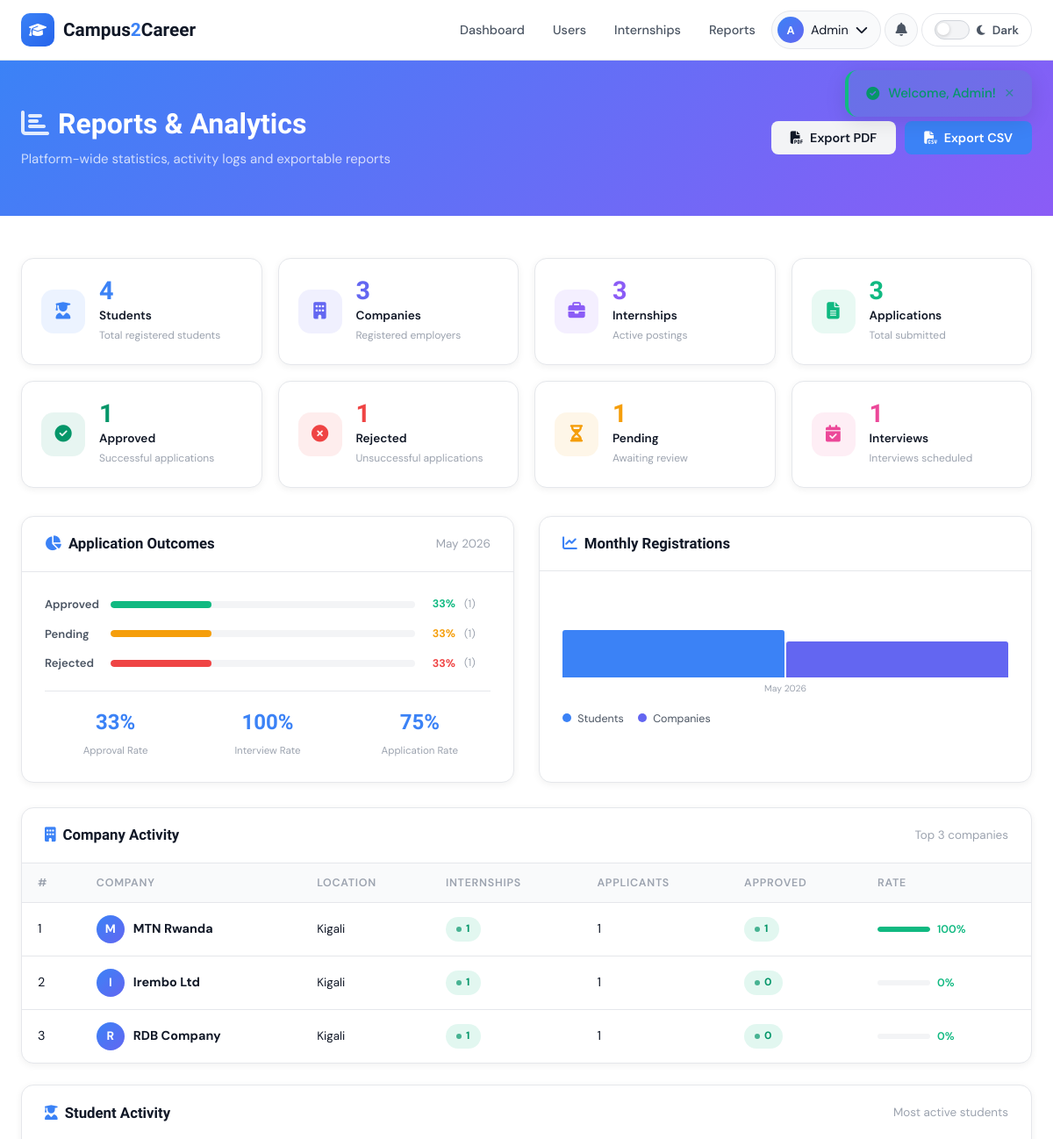
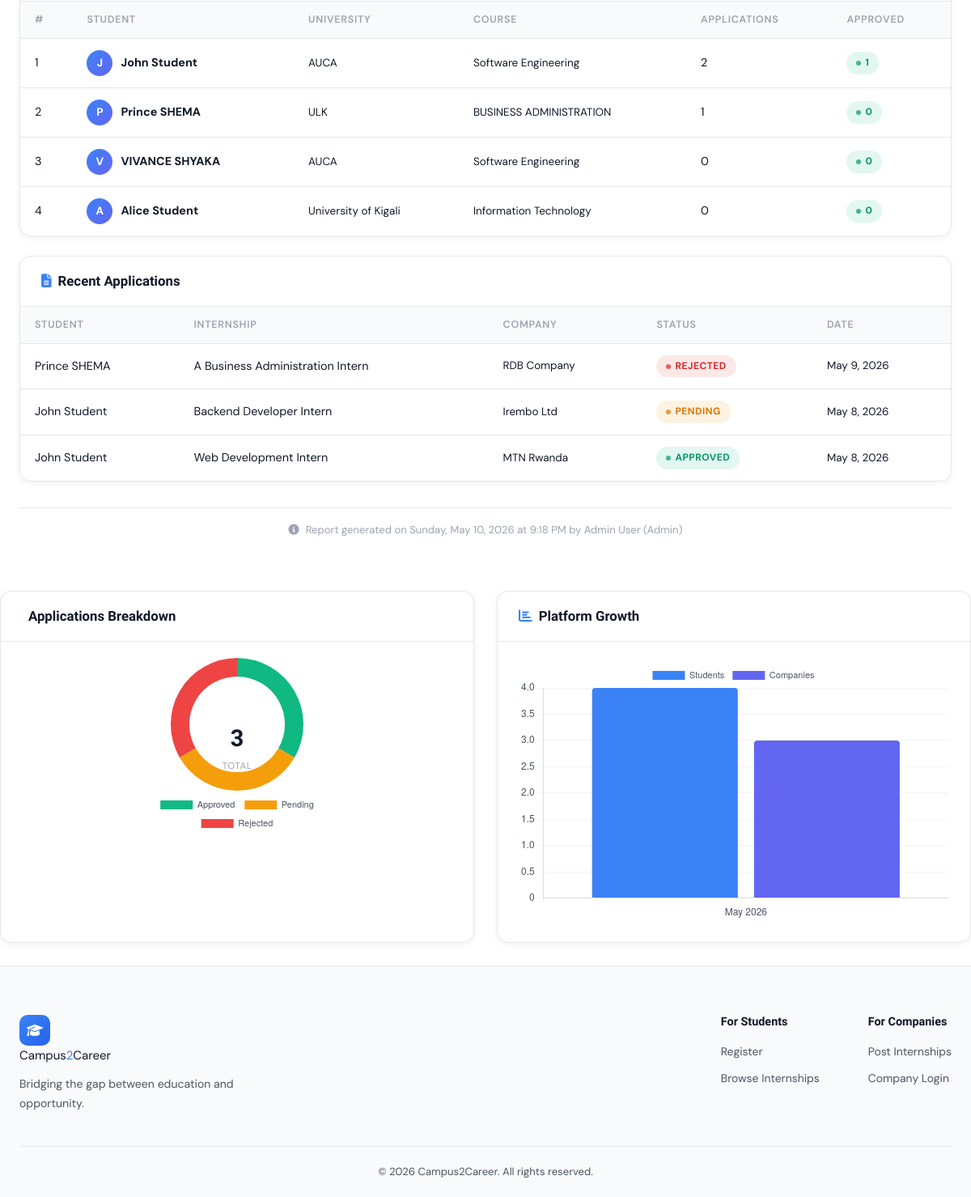
Screenshot of /views/admin/reports.php (signed in) with the database file from the repository (2 pictures, top to bottom).
### tables this page shows
CREATE TABLE `applications` (
  `application_id` int(11) NOT NULL,
  `student_id` int(11) DEFAULT NULL,
  `internship_id` int(11) DEFAULT NULL,
  `status` enum('pending','approved','rejected') DEFAULT 'pending',
  `interview_date` datetime DEFAULT NULL,
  `interview_location` varchar(255) DEFAULT NULL,
  `interview_notes` text DEFAULT NULL,
  `applied_at` timestamp NOT NULL DEFAULT current_timestamp()
);

CREATE TABLE `users` (
  `user_id` int(11) NOT NULL,
  `name` varchar(100) NOT NULL,
  `email` varchar(100) NOT NULL,
  `password` varchar(255) NOT NULL,
  `role` enum('student','company','admin') NOT NULL,
  `created_at` timestamp NOT NULL DEFAULT current_timestamp(),
  `account_status` enum('active','disabled') DEFAULT 'active'
);

CREATE TABLE `internships` (
  `internship_id` int(11) NOT NULL,
  `company_id` int(11) DEFAULT NULL,
  `title` varchar(150) NOT NULL,
  `description` longtext DEFAULT NULL,
  `responsibilities` longtext DEFAULT NULL,
  `expectations` longtext DEFAULT NULL,
  `internship_location` varchar(160) DEFAULT NULL,
  `requirements` longtext DEFAULT NULL,
  `created_at` timestamp NOT NULL DEFAULT current_timestamp()
);

CREATE TABLE `companies` (
  `company_id` int(11) NOT NULL,
  `user_id` int(11) DEFAULT NULL,
  `company_name` varchar(100) DEFAULT NULL,
  `location` varchar(100) DEFAULT NULL,
  `description` longtext DEFAULT NULL,
  `website` varchar(255) DEFAULT NULL
);

### views/admin/reports.php (the view, shortened to what the rows shown need)
<?php
$pdo = getDBConnection();
$data = [
    'students'     => $pdo->query("SELECT COUNT(*) FROM students")->fetchColumn(),
    'companies'    => $pdo->query("SELECT COUNT(*) FROM companies")->fetchColumn(),
    'internships'  => $pdo->query("SELECT COUNT(*) FROM internships")->fetchColumn(),
    'applications' => $pdo->query("SELECT COUNT(*) FROM applications")->fetchColumn(),
    'approved'     => $pdo->query("SELECT COUNT(*) FROM applications WHERE status='approved'")->fetchColumn(),
    'rejected'     => $pdo->query("SELECT COUNT(*) FROM applications WHERE status='rejected'")->fetchColumn(),
    'pending'      => $pdo->query("SELECT COUNT(*) FROM applications WHERE status='pending'")->fetchColumn(),
    'interviews'   => $pdo->query("SELECT COUNT(*) FROM applications WHERE interview_date IS NOT NULL")->fetchColumn(),
];
$recentApps = $pdo->query("
    SELECT a.*, i.title, u.name AS student_name, c.company_name
    FROM applications a
    JOIN internships i ON i.internship_id = a.internship_id
    JOIN students s    ON s.student_id    = a.student_id
    JOIN users u       ON u.user_id       = s.user_id
    JOIN companies c   ON c.company_id    = i.company_id
    ORDER BY a.applied_at DESC LIMIT 10
")->fetchAll();
$monthly = $pdo->query("
    SELECT DATE_FORMAT(created_at,'%b %Y') AS month,
           SUM(role='student')  AS students,
           SUM(role='company')  AS companies
    FROM users
    WHERE created_at >= DATE_SUB(NOW(), INTERVAL 6 MONTH)
    GROUP BY YEAR(created_at), MONTH(created_at)
    ORDER BY created_at ASC
")->fetchAll();
require_once '../../includes/header.php';
?>
<div class="page-banner">
    <div class="container">
        <div>
            <h1><i class="fas fa-chart-bar" style="margin-right:10px;opacity:.85"></i>Reports &amp; Analytics</h1>
        </div>
    </div>
</div>
<section class="section-sm">
<div class="container" id="reportContent">
    <div class="content-card mb-24">
        <div class="table-wrapper">
        <table class="table">
            <thead>
                <tr>
                    <th>#</th>
                    <th>Company</th>
                    <th>Location</th>
                    <th>Internships</th>
                    <th>Applicants</th>
                    <th>Approved</th>
                    <th>Rate</th>
                </tr>
            </thead>
        </table>
        </div>
    </div>
    <div class="content-card mb-24">
        <div class="table-wrapper">
        <table class="table">
            <thead>
                <tr><th>#</th><th>Student</th><th>University</th><th>Course</th><th>Applications</th><th>Approved</th></tr>
            </thead>
        </table>
        </div>
    </div>
    <div class="content-card">
        <div class="table-wrapper">
        <table class="table" id="recentAppsTable">
            <thead>
                <tr><th>Student</th><th>Internship</th><th>Company</th><th>Status</th><th>Date</th></tr>
            </thead>
            <tbody>
            <?php foreach ($recentApps as $a): ?>
            <tr>
                <td><?= htmlspecialchars($a['student_name']) ?></td>
                <td><?= htmlspecialchars($a['title']) ?></td>
                <td class="text-muted text-small"><?= htmlspecialchars($a['company_name']) ?></td>
                <td><span class="badge badge-<?= $a['status'] ?>"><?= ucfirst($a['status']) ?></span></td>
                <td class="text-muted text-small"><?= date('M j, Y', strtotime($a['applied_at'])) ?></td>
            </tr>
            <?php endforeach; ?>
            </tbody>
        </table>
        </div>
    </div>
</div>
</section>
<script>
// CSV Export
function exportCSV() {
    const rows = [['Student','Internship','Company','Status','Date']];
    document.querySelectorAll('#recentAppsTable tbody tr').forEach(tr => {
        const cells = [...tr.querySelectorAll('td')].map(td => '"' + td.textContent.trim().replace(/"/g,'""') + '"');
        rows.push(cells);
    });
    const csv  = rows.map(r => r.join(',')).join('\n');
    const blob = new Blob([csv], {type:'text/csv'});
    const url  = URL.createObjectURL(blob);
    const a    = document.createElement('a');
    a.href     = url;
    a.download = 'campus2career-report-<?= date('Y-m-d') ?>.csv';
    a.click();
    URL.revokeObjectURL(url);
}
// ── Doughnut Chart ──
const dCtx = document.getElementById('doughnutChart');
if (dCtx) {
    const isDark = document.documentElement.getAttribute('data-theme') === 'dark';
    new Chart(dCtx, {
        type: 'doughnut',
        data: {
            labels: ['Approved','Pending','Rejected'],
            datasets: [{
                data: [<?= $data['approved'] ?>, <?= $data['pending'] ?>, <?= $data['rejected'] ?>],
                backgroundColor: ['#10B981','#F59E0B','#EF4444'],
                borderWidth: 0,
                hoverOffset: 6
            }]
        },
        options: {
            cutout: '72%',
            plugins: { legend: { position: 'bottom', labels: { color: isDark?'#9CA3AF':'#4B5563', padding:12, font:{size:11} } } }
        }
    });
}
// ── Bar Chart (monthly) ──
const bCtx = document.getElementById('barChart');
if (bCtx) {
    const isDark2 = document.documentElement.getAttribute('data-theme') === 'dark';
    <?php
    $months   = array_column($monthly, 'month');
    $students = array_column($monthly, 'students');
    $comps    = array_column($monthly, 'companies');
    ?>
    new Chart(bCtx, {
        type: 'bar',
        data: {
            labels: <?= json_encode($months ?: ['No data']) ?>,
            datasets: [
                { label:'Students', data: <?= json_encode(array_map('intval',$students)) ?>, backgroundColor:'#3B82F6', borderRadius:4 },
                { label:'Companies', data: <?= json_encode(array_map('intval',$comps)) ?>, backgroundColor:'#6366F1', borderRadius:4 }
            ]
        },
        options: {
            responsive:true, maintainAspectRatio:true,
            plugins:{ legend:{ labels:{ color:isDark2?'#9CA3AF':'#4B5563', font:{size:11} } } },
            scales:{
                x:{ ticks:{ color:isDark2?'#9CA3AF':'#4B5563' }, grid:{ color:isDark2?'#1F2937':'#F3F4F6' } },
                y:{ ticks:{ color:isDark2?'#9CA3AF':'#4B5563' }, grid:{ color:isDark2?'#1F2937':'#F3F4F6' } }
            }
        }
    });
}
</script>
<?php require_once '../../includes/footer.php'; ?>

### rows the page displays
applications: users.name "Prince SHEMA", internship.title "A Business Administration Intern", companies.company_name "RDB Company", status "REJECTED", applied_at "May 9, 2026"
applications: users.name "John Student", internship.title "Backend Developer Intern", companies.company_name "Irembo Ltd", status "PENDING", applied_at "May 8, 2026"
applications: users.name "John Student", internship.title "Web Development Intern", companies.company_name "MTN Rwanda", status "APPROVED", applied_at "May 8, 2026"

### other values shown
substr($currentUser['name'], 0, 1) "A"
explode(' ', $currentUser['name'])[0] "Admin"
$flash['message'] "Welcome, Admin!"
$val "4"
$lbl "Students"
$desc "Total registered students"
$val "3"
$lbl "Companies"
$desc "Registered employers"
$lbl "Internships"
$desc "Active postings"
$lbl "Applications"
$desc "Total submitted"
$val "1"
$lbl "Approved"
